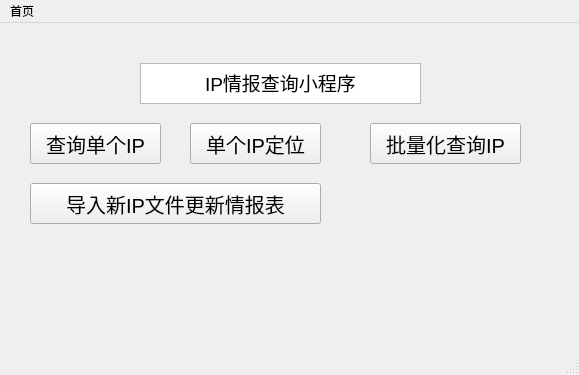
<?xml version="1.0" encoding="UTF-8"?>
<ui version="4.0">
 <class>MainWindow</class>
 <widget class="QMainWindow" name="MainWindow">
  <property name="geometry">
   <rect>
    <x>0</x>
    <y>0</y>
    <width>579</width>
    <height>375</height>
   </rect>
  </property>
  <property name="windowTitle">
   <string>MainWindow</string>
  </property>
  <widget class="QWidget" name="centralwidget">
   <widget class="QPushButton" name="pushButton">
    <property name="geometry">
     <rect>
      <x>30</x>
      <y>100</y>
      <width>131</width>
      <height>41</height>
     </rect>
    </property>
    <property name="font">
     <font>
      <pointsize>15</pointsize>
     </font>
    </property>
    <property name="text">
     <string>查询单个IP</string>
    </property>
   </widget>
   <widget class="QPushButton" name="pushButton_2">
    <property name="geometry">
     <rect>
      <x>30</x>
      <y>160</y>
      <width>291</width>
      <height>41</height>
     </rect>
    </property>
    <property name="font">
     <font>
      <pointsize>15</pointsize>
     </font>
    </property>
    <property name="text">
     <string>导入新IP文件更新情报表</string>
    </property>
   </widget>
   <widget class="QTextEdit" name="textEdit">
    <property name="geometry">
     <rect>
      <x>140</x>
      <y>40</y>
      <width>281</width>
      <height>41</height>
     </rect>
    </property>
    <property name="layoutDirection">
     <enum>Qt::LayoutDirection::LeftToRight</enum>
    </property>
    <property name="html">
     <string>&lt;!DOCTYPE HTML PUBLIC &quot;-//W3C//DTD HTML 4.0//EN&quot; &quot;http://www.w3.org/TR/REC-html40/strict.dtd&quot;&gt;
&lt;html&gt;&lt;head&gt;&lt;meta name=&quot;qrichtext&quot; content=&quot;1&quot; /&gt;&lt;meta charset=&quot;utf-8&quot; /&gt;&lt;style type=&quot;text/css&quot;&gt;
p, li { white-space: pre-wrap; }
hr { height: 1px; border-width: 0; }
li.unchecked::marker { content: &quot;\2610&quot;; }
li.checked::marker { content: &quot;\2612&quot;; }
&lt;/style&gt;&lt;/head&gt;&lt;body style=&quot; font-family:'Microsoft YaHei UI'; font-size:10.5pt; font-weight:400; font-style:normal;&quot;&gt;
&lt;p align=&quot;center&quot; style=&quot; margin-top:0px; margin-bottom:0px; margin-left:0px; margin-right:0px; -qt-block-indent:0; text-indent:0px;&quot;&gt;&lt;span style=&quot; font-size:14pt;&quot;&gt;IP情报查询小程序&lt;/span&gt;&lt;/p&gt;&lt;/body&gt;&lt;/html&gt;</string>
    </property>
   </widget>
   <widget class="QPushButton" name="pushButton_3">
    <property name="geometry">
     <rect>
      <x>370</x>
      <y>100</y>
      <width>151</width>
      <height>41</height>
     </rect>
    </property>
    <property name="font">
     <font>
      <pointsize>15</pointsize>
     </font>
    </property>
    <property name="text">
     <string>批量化查询IP</string>
    </property>
   </widget>
   <widget class="QPushButton" name="pushButton_4">
    <property name="geometry">
     <rect>
      <x>190</x>
      <y>100</y>
      <width>131</width>
      <height>41</height>
     </rect>
    </property>
    <property name="font">
     <font>
      <pointsize>15</pointsize>
     </font>
    </property>
    <property name="text">
     <string>单个IP定位</string>
    </property>
   </widget>
  </widget>
  <widget class="QMenuBar" name="menubar">
   <property name="geometry">
    <rect>
     <x>0</x>
     <y>0</y>
     <width>579</width>
     <height>33</height>
    </rect>
   </property>
   <widget class="QMenu" name="menu">
    <property name="title">
     <string>首页</string>
    </property>
   </widget>
   <addaction name="menu"/>
  </widget>
  <widget class="QStatusBar" name="statusbar"/>
 </widget>
 <resources/>
 <connections/>
</ui>
